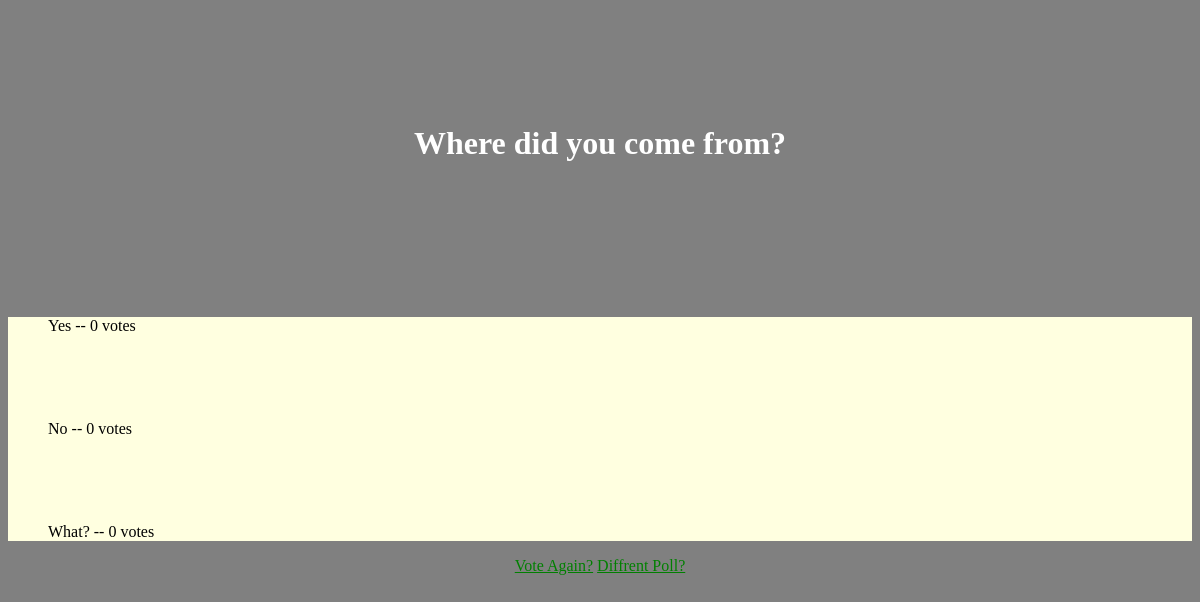
The app's page /polls/2/results/ with its own data.
### polls/models.py (models this page shows, shortened)
class Question(models.Model):
    question_text = models.CharField(max_length=200)
    pub_date = models.DateTimeField('date published')
    def was_published_recently(self):
        now = timezone.now()
        return now - datetime.timedelta(days=1) <= self.pub_date <= now
    was_published_recently.admin_order_field = 'pub_date'
    was_published_recently.boolean = True
    was_published_recently.short_description = 'Published recently?'

class Choice(models.Model):
    question = models.ForeignKey(Question, on_delete=models.CASCADE)
    choice_text = models.CharField(max_length=200)
    votes = models.IntegerField(default=0)

### polls/views.py (the view)
# urls.py: path('<int:pk>/results/', views.ResultsView.as_view(), name='results'),
class ResultsView(generic.DetailView):
    model = Question
    template_name = 'polls/results.html'

### polls/templates/polls/results.html
{% load static %}
<body class="bo1">
<h1 class="h1t">{{ question.question_text }}</h1>
<ul>
{% for choice in question.choice_set.all %}
    <li class="li2">{{ choice.choice_text }} -- {{ choice.votes }} vote{{ choice.votes|pluralize }}</li>
{% endfor %}
</ul>
<a href="{% url 'polls:detail' question.id %}" class="a1">Vote Again?</a>
<a href="{% url 'polls:index' %}" class="a1">Diffrent Poll?</a>
<link rel="stylesheet" type="text/css" href="{% static 'polls/style.css' %}">
</body>

### polls/static/polls/style.css (style rules this page uses)
a { color: green; }
body { background: lightgray url("images/background.gif") no-repeat; text-align: center; }
ul { background-color: lightyellow; }
.li2 { color: black; list-style: none; text-align: left; margin-top: 85px; }
.h1t { color: white; margin-bottom: 155px; }
.bo1 { background-color: grey; margin-top: 125px; }

### records on screen
Question: question_text "Where did you come from?"
Choice: choice_text "Yes", votes "0"
Choice: choice_text "No", votes "0"
Choice: choice_text "What?", votes "0"
